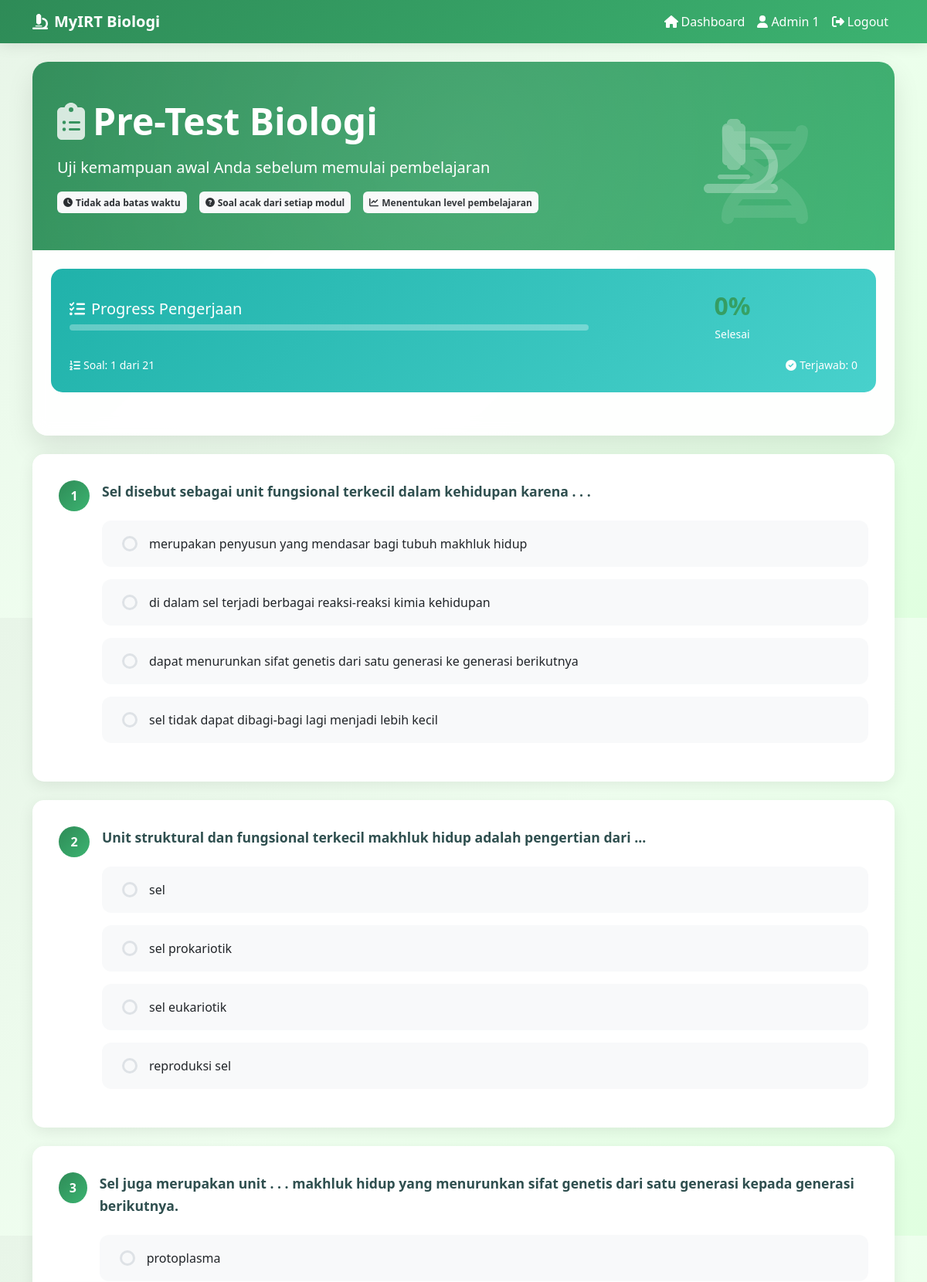
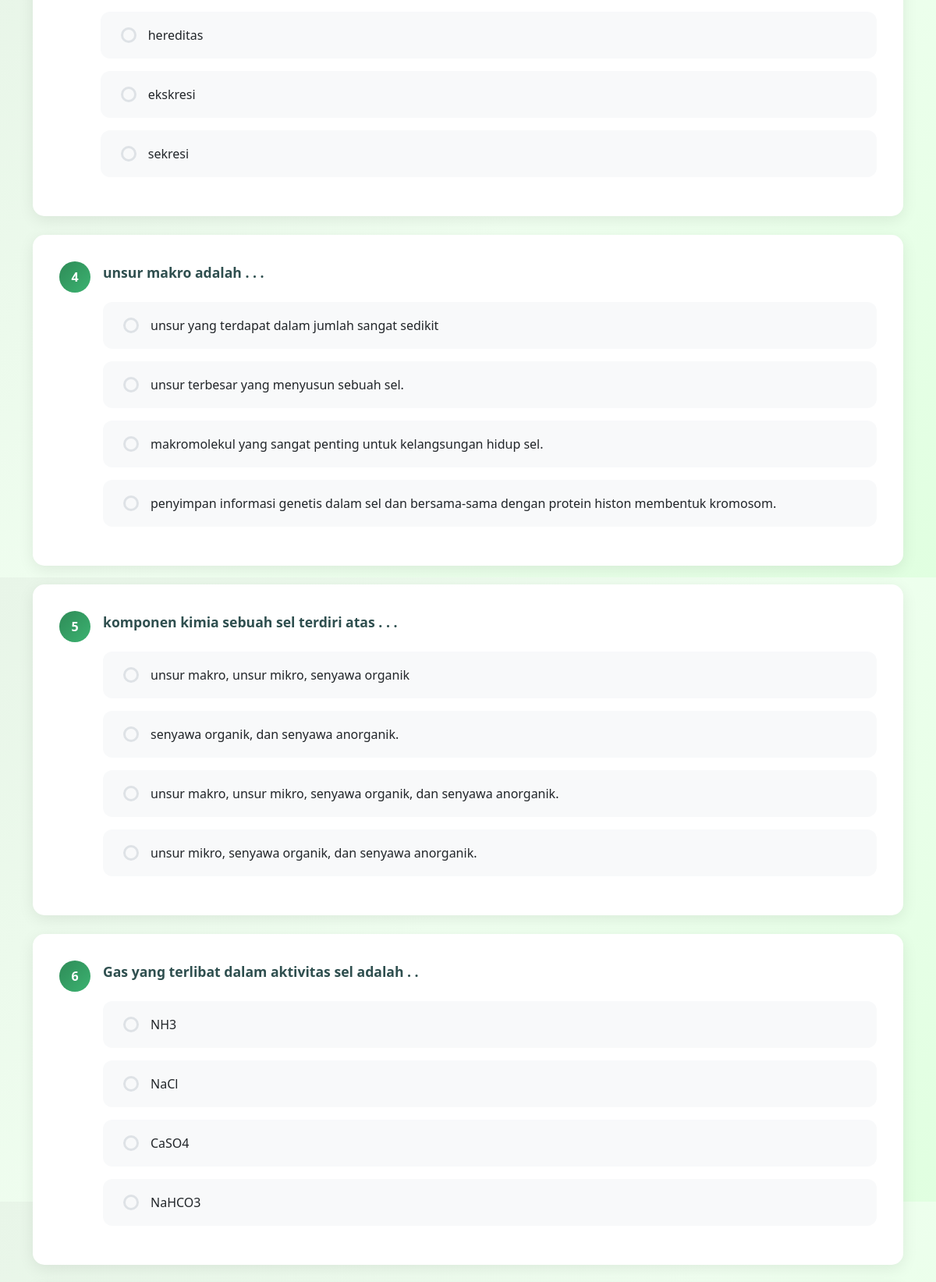
/student/pre-test.php (signed in, upper part), run on the app's committed database (2 pictures, top to bottom).
### tables this page shows
CREATE TABLE `module_question` (
  `id` int NOT NULL,
  `module_id` int NOT NULL,
  `question` mediumtext NOT NULL,
  `answer` int NOT NULL
);

CREATE TABLE `module_question_choice` (
  `id` int NOT NULL,
  `answer_desc` mediumtext NOT NULL,
  `question_id` int NOT NULL
);

### student/pre-test.php (the view, shortened to what this page needs)
<?php
include('../config/db.php');
?>
<!doctype html>
<html class="no-js" lang="en" dir="ltr">
<head>
    <link href="https://cdn.jsdelivr.net/npm/bootstrap@5.2.3/dist/css/bootstrap.min.css" rel="stylesheet">
</head>
<body>
    <nav class="navbar navbar-expand-lg" style="background: var(--bio-primary); box-shadow: 0 2px 20px rgba(0,0,0,0.1);">
        <div class="container">
            <a class="navbar-brand text-white fw-bold" href="index.php">
                <i class="fas fa-microscope me-2"></i>MyIRT Biologi
            </a>
            <div class="collapse navbar-collapse" id="navbarNav">
                <ul class="navbar-nav ms-auto">
                    <li class="nav-item">
                        <a class="nav-link text-white" href="index.php">
                            <i class="fas fa-home me-1"></i>Dashboard
                        </a>
                    </li>
                    <li class="nav-item">
                        <a class="nav-link text-white" href="#">
                            <i class="fas fa-user me-1"></i><?php echo $_SESSION['name']; ?>
                        </a>
                    </li>
                    <li class="nav-item">
                        <a class="nav-link text-white" href="../sign-out.php">
                            <i class="fas fa-sign-out-alt me-1"></i>Logout
                        </a>
                    </li>
                </ul>
            </div>
        </div>
    </nav>
    <div class="container-fluid py-4">
        <div class="container">
            <div class="row mb-4">
                <div class="col-12">
                    <div class="pretest-card">
                        <div class="pretest-header">
                            <div class="floating-icons">
                                <i class="fas fa-dna"></i>
                            </div>
                            <div class="row align-items-center">
                                <div class="col-lg-8">
                                    <h1 class="display-5 fw-bold mb-3">
                                        <i class="fas fa-clipboard-list bio-icon"></i>Pre-Test Biologi
                                    </h1>
                                    <p class="lead mb-3">Uji kemampuan awal Anda sebelum memulai pembelajaran</p>
                                    <div class="d-flex flex-wrap gap-3">
                                        <span class="badge bg-light text-dark p-2">
                                            <i class="fas fa-clock me-1"></i>Tidak ada batas waktu
                                        </span>
                                        <span class="badge bg-light text-dark p-2">
                                            <i class="fas fa-question-circle me-1"></i>Soal acak dari setiap modul
                                        </span>
                                        <span class="badge bg-light text-dark p-2">
                                            <i class="fas fa-chart-line me-1"></i>Menentukan level pembelajaran
                                        </span>
                                    </div>
                                </div>
                                <div class="col-lg-4 text-center">
                                    <i class="fas fa-microscope" style="font-size: 6rem; opacity: 0.3;"></i>
                                </div>
                            </div>
                        </div>
                        <div class="p-4">
                            <div class="progress-section">
                                <div class="row align-items-center">
                                    <div class="col-md-8">
                                        <h5 class="mb-2">
                                            <i class="fas fa-tasks me-2"></i>Progress Pengerjaan
                                        </h5>
                                        <div class="progress-bar-custom">
                                        </div>
                                    </div>
                                    <div class="col-md-4 text-center">
                                        <div class="stat-number" id="progressText">0%</div>
                                        <small>Selesai</small>
                                    </div>
                                </div>
                                <div class="row mt-3">
                                    <div class="col-md-6">
                                        <small><i class="fas fa-list-ol me-1"></i>Soal: <span id="currentQuestion">0</span> dari <span id="totalQuestions">0</span></small>
                                    </div>
                                    <div class="col-md-6 text-end">
                                        <small><i class="fas fa-check-circle me-1"></i>Terjawab: <span id="answeredQuestions">0</span></small>
                                    </div>
                                </div>
                            </div>
                        </div>
                    </div>
                </div>
            </div>
            <div class="row">
                <div class="col-12">
                    <form action="../action/save-pretest.php" method="POST" id="pretestForm">
                        <div id="questionsContainer">
                        <div id="questionsContainer">
                            <?php
                            $no = 1;
                            $sql = "SELECT * FROM module";
                            $query = mysqli_query($conn, $sql);
                            $module = mysqli_fetch_all($query, MYSQLI_ASSOC);
                            foreach ($module as $key => $m) {
                                $sql = "SELECT * FROM module_question WHERE module_id = '{$m['id']}' ORDER BY RAND() LIMIT 3";
                                $query = mysqli_query($conn, $sql);
                                $question = mysqli_fetch_all($query, MYSQLI_ASSOC);
                                foreach ($question as $key => $q) {
                            ?>
                            <div class="question-card" data-question="<?php echo $no; ?>">
                                <div class="d-flex align-items-start">
                                    <div class="question-number">
                                        <?php echo $no; ?>
                                    </div>
                                    <div class="flex-grow-1 ms-3">
                                        <div class="question-text">
                                            <?php echo $q['question']; ?>
                                        </div>
                                        <div class="options-container">
                                            <?php
                                            $sql = "SELECT * FROM module_question_choice WHERE question_id = '{$q['id']}'";
                                            $query = mysqli_query($conn, $sql);
                                            $answer = mysqli_fetch_all($query, MYSQLI_ASSOC);
                                            foreach ($answer as $key => $a) {
                                            ?>
                                            <div class="custom-radio">
                                                <label for="q<?php echo $q['id']; ?>_a<?php echo $a['id']; ?>">
                                                    <?php echo $a['answer_desc']; ?>
                                                </label>
                                            </div>
                                            <?php } ?>
                                        </div>
                                    </div>
                                </div>
                            </div>
                            <?php
                                $no++;
                                }
                            }
                            ?>
                        </div>
                    </form>
                </div>
            </div>
        </div>
    </div>
</body>
</html>

### student/pre-test.php (style rules this page uses)
:root { --bio-primary: linear-gradient(135deg, #2E8B57 0%, #3CB371 100%); --bio-secondary: linear-gradient(135deg, #20B2AA 0%, #48D1CC 100%); --bio-success: linear-gradient(135deg, #32CD32 0%, #98FB98 100%); --bio-info: linear-gradient(135deg, #4169E1 0%, #87CEEB 100%); --bio-warning: linear-gradient(135deg, #FFD700 0%, #FFF8DC 100%); --bio-danger: linear-gradient(135deg, #DC143C 0%, #FFB6C1 100%); --bio-dark: linear-gradient(135deg, #2F4F4F 0%, #708090 100%); }
body { background: linear-gradient(135deg, #E8F5E8 0%, #F0FFF0 50%, #E0FFE0 100%); font-family: 'Segoe UI', Tahoma, Geneva, Verdana, sans-serif; min-height: 100vh; }
.pretest-card { border-radius: 20px; box-shadow: 0 15px 35px rgba(0,0,0,0.1); border: none; backdrop-filter: blur(10px); background: rgba(255, 255, 255, 0.95); overflow: hidden; }
.pretest-header { background: var(--bio-primary); color: white; padding: 3rem 2rem; position: relative; overflow: hidden; }
.pretest-header::before { content: ''; position: absolute; top: -50%; right: -50%; width: 200%; height: 200%; background: radial-gradient(circle, rgba(255,255,255,0.1) 0%, transparent 70%); animation: float 8s ease-in-out infinite; }
.question-card { background: white; border-radius: 15px; padding: 2rem; margin-bottom: 1.5rem; border: 2px solid transparent; transition: all 0.3s ease; position: relative; overflow: hidden; box-shadow: 0 5px 20px rgba(0,0,0,0.08); }
.question-card::before { content: ''; position: absolute; left: 0; top: 0; height: 100%; width: 5px; background: var(--bio-primary); transform: scaleY(0); transition: transform 0.3s ease; }
.question-number { background: var(--bio-primary); color: white; width: 40px; height: 40px; border-radius: 50%; display: flex; align-items: center; justify-content: center; font-weight: bold; margin-bottom: 1rem; }
.question-text { font-size: 1.1rem; font-weight: 600; color: #2F4F4F; margin-bottom: 1.5rem; line-height: 1.6; }
.custom-radio { position: relative; margin-bottom: 1rem; cursor: pointer; transition: all 0.3s ease; }
.custom-radio label { display: flex; align-items: center; padding: 1rem 1.5rem; background: #f8f9fa; border-radius: 12px; cursor: pointer; transition: all 0.3s ease; border: 2px solid transparent; font-weight: 500; }
.custom-radio label::before { content: ''; width: 20px; height: 20px; border-radius: 50%; border: 3px solid #dee2e6; margin-right: 15px; transition: all 0.3s ease; flex-shrink: 0; }
.progress-section { background: var(--bio-secondary); color: white; padding: 1.5rem; border-radius: 15px; margin-bottom: 2rem; }
.progress-bar-custom { height: 8px; border-radius: 10px; background: rgba(255,255,255,0.3); overflow: hidden; }
.bio-icon { color: rgba(255,255,255,0.8); margin-right: 10px; }
.floating-icons { position: absolute; top: 20%; right: 10%; opacity: 0.1; font-size: 8rem; animation: pulse 4s ease-in-out infinite; }
.stat-number { font-size: 2rem; font-weight: bold; background: var(--bio-primary); -webkit-background-clip: text; -webkit-text-fill-color: transparent; background-clip: text; }

### data on the page
module_question: question "Sel disebut sebagai unit fungsional terkecil dalam kehidupan karena . . ."
module_question_choice: answer_desc "merupakan penyusun yang mendasar bagi tubuh makhluk hidup"
module_question_choice: answer_desc "di dalam sel terjadi berbagai reaksi-reaksi kimia kehidupan"
module_question_choice: answer_desc "dapat menurunkan sifat genetis dari satu generasi ke generasi berikutnya"
module_question_choice: answer_desc "sel tidak dapat dibagi-bagi lagi menjadi lebih kecil"
module_question: question "Unit struktural dan fungsional terkecil makhluk hidup adalah pengertian dari ..."
module_question_choice: answer_desc "sel"
module_question_choice: answer_desc "sel prokariotik"
module_question_choice: answer_desc "sel eukariotik"
module_question_choice: answer_desc "reproduksi sel"
module_question: question "Sel juga merupakan unit . . . makhluk hidup yang menurunkan sifat genetis dari satu generasi kepada generasi berikutnya."
module_question_choice: answer_desc "protoplasma"
module_question_choice: answer_desc "hereditas"
module_question_choice: answer_desc "ekskresi"
module_question_choice: answer_desc "sekresi"
module_question: question "unsur makro adalah . . ."
module_question_choice: answer_desc "unsur yang terdapat dalam jumlah sangat sedikit"
module_question_choice: answer_desc "unsur terbesar yang menyusun sebuah sel."
module_question_choice: answer_desc "makromolekul yang sangat penting untuk kelangsungan hidup sel."
module_question_choice: answer_desc "penyimpan informasi genetis dalam sel dan bersama-sama dengan protein histon membentuk kromosom."
module_question: question "komponen kimia sebuah sel terdiri atas . . ."
module_question_choice: answer_desc "unsur makro, unsur mikro, senyawa organik"
module_question_choice: answer_desc "senyawa organik, dan senyawa anorganik."
module_question_choice: answer_desc "unsur makro, unsur mikro, senyawa organik, dan senyawa anorganik."
module_question_choice: answer_desc "unsur mikro, senyawa organik, dan senyawa anorganik."
module_question: question "Gas yang terlibat dalam aktivitas sel adalah . ."
module_question_choice: answer_desc "NH3"
module_question_choice: answer_desc "NaCl"
module_question_choice: answer_desc "CaSO4"
module_question_choice: answer_desc "NaHCO3"

### other printed values
$_SESSION['name'] "Admin 1"
